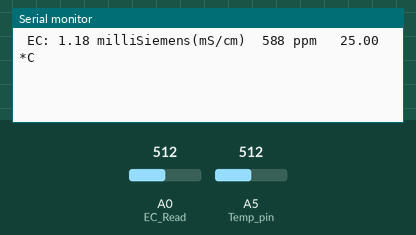
This sketch was run on a simulated Arduino Uno, built with avr-gcc and run on an emulated ATmega328P. Parts: the last lines printed to the serial monitor. Inputs (shaded band) come from the test bench; at power-on: A0 (EC_Read) = 512, A5 (Temp_pin) = 512.

Above: at 1.2 s.
1.3 s: A0 (EC_Read) set to 0
At 6.6 s:
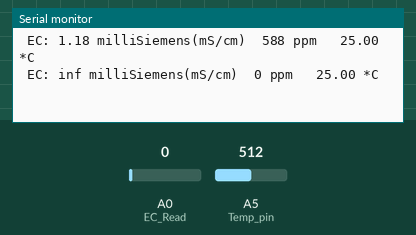
13.2 s: A5 (Temp_pin) set to 0
At 19.5 s:
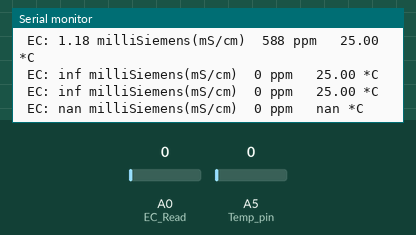
25.1 s: A5 (Temp_pin) set to 20
At 25.9 s:
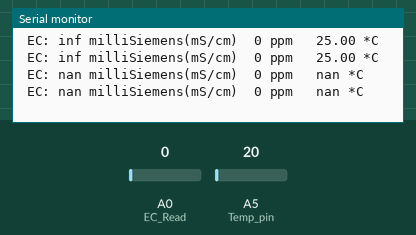
28.4 s: A0 (EC_Read) set to 20
At 31.1 s:
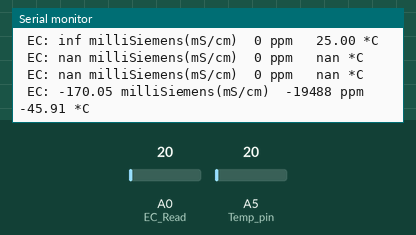

The sketch:

DIY_Sensor_Condutividade.ino
```cpp
// Tutorial do Arduino with Pierre, no youtube
// Video:  https://youtu.be/nf3aXpXo_sY

int   R1 = 1000;      //value of resistor for EC probe
int   EC_Read = A0;
int   ECPower = A1;
int   Temp_pin = A5;
float Temp_C;         // do not change
float Temp_F;         // do not change
float Temp1_Value = 0;
float Temp_Coef = 0.019;

// Calibration //
float Calibration_PPM = 1080;
float K = 0.85;
float PPM_Con = 0.5;

float CalibrationEC = (Calibration_PPM*2)/1000;
float Temperature;
float EC;
float EC_at_25;
int   ppm;
float A_to_D = 0;
float Vin = 5;
float Vdrop = 0;
float R_Water;
float Value = 0;

void setup() {
  Serial.begin(9600);
  pinMode(EC_Read, INPUT);
  pinMode(ECPower, OUTPUT);

  //Calibrate();
}

void loop() {
  GetEC();
  delay(6000);
}

void GetEC() {
  int val;
  double Temp;
  val = analogRead(Temp_pin);
  Temp = log((10240000/val) - 10000);
  Temp = 1 / (0.001129148 + (0.000234125 + (0.0000000876741 * Temp * Temp)) * Temp );
  Temp_C = Temp - 273.15;
  Temp_F = (Temp_C * 9.0) / 5.0 + 32.0;
  Temp1_Value = Temp_C;
  Temperature = Temp_C;
  digitalWrite(ECPower, HIGH);
  A_to_D = analogRead(EC_Read);
  A_to_D = analogRead(EC_Read);
  digitalWrite(ECPower, LOW);
  Vdrop = (Vin*A_to_D) / 1024.0;
  R_Water = (Vdrop*R1) / (Vin-Vdrop);
  EC = 1000 / (R_Water*K);
  EC_at_25 = EC / (1 + Temp_Coef*(Temperature-25.0));
  ppm = EC_at_25 * (PPM_Con * 1000);
  Serial.print(" EC: ");
  Serial.print(EC_at_25);
  Serial.print(" milliSiemens(mS/cm)  ");
  Serial.print(ppm);
  Serial.print(" ppm   ");
  Serial.print(Temperature);
  Serial.println(" *C ");
}

void Calibrate() {
  Serial.println("Calibration routine started");
  float Temperature_end = 0;
  float Temperature_begin = 0;
  int val;
  double Temp;
  val = analogRead(Temp_pin);
  Temp = log((10240000/val) - 10000);
  Temp = 1 / (0.001129148 + (0.000234125 + (0.0000000876741 * Temp * Temp)) * Temp );
  Temp_C = Temp - 273.15;
  Temp_F = (Temp_C * 9.0) / 5.0 + 32.0;
  Temp1_Value = Temp_C;
  Temperature_begin = Temp_C;
  Value = 0;
  int i = 1;
  while(i<=10) {
    digitalWrite(ECPower, HIGH);
    A_to_D = analogRead(EC_Read);
    A_to_D = analogRead(EC_Read);
    digitalWrite(ECPower, LOW);
    Value = Value + A_to_D;
    i++;
    delay(6000);
  };
  A_to_D = (Value/10);
  val = analogRead(Temp_pin);
  Temp = log((10240000/val) - 10000);
  Temp = 1 / (0.001129148 + (0.000234125 + (0.0000000876741 * Temp * Temp)) * Temp );
  Temp_C = Temp - 273.15;
  Temp_F = (Temp_C * 9.0) / 5.0 + 32.0;
  Temp1_Value = Temp_C;
  Temperature_end = Temp_C;
  EC = CalibrationEC * (1+(Temp_Coef*(Temperature_end-25.0)));
  Vdrop = ((Vin*A_to_D)/1024.0);
  R_Water = (Vdrop*R1)/(Vin-Vdrop);
  float K_cal = 1000/(R_Water*EC);
  Serial.print("Replace K in line 15 of code with K = ");
  Serial.println(K_cal);
  Serial.print("Temperature difference start to end were = ");
  Temp_C = Temperature_end - Temperature_begin;
  Serial.print(Temp_C);
  Serial.println("*C");
  Calibrate();
}
```

Measured:
- after the input at 1.3 s, the serial monitor: prints a new line after 4.7 s (image 1)
- after the input at 13.2 s, the serial monitor: prints a new line after 4.8 s (image 2)
- after the input at 28.4 s, the serial monitor: prints a new line after 1.6 s (image 4)
